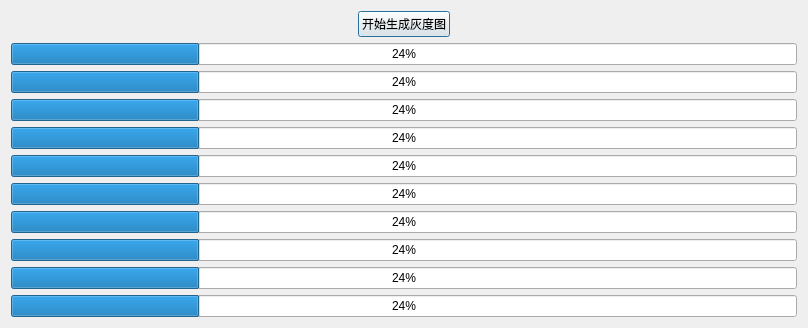
<?xml version="1.0" encoding="UTF-8"?>
<ui version="4.0">
 <class>dlgTestDialog</class>
 <widget class="QDialog" name="dlgTestDialog">
  <property name="geometry">
   <rect>
    <x>0</x>
    <y>0</y>
    <width>808</width>
    <height>303</height>
   </rect>
  </property>
  <property name="windowTitle">
   <string>dlgTestDialog</string>
  </property>
  <layout class="QGridLayout" name="gridLayout_2">
   <item row="0" column="0">
    <layout class="QGridLayout" name="gridLayout">
     <item row="0" column="0">
      <spacer name="horizontalSpacer">
       <property name="orientation">
        <enum>Qt::Horizontal</enum>
       </property>
       <property name="sizeHint" stdset="0">
        <size>
         <width>40</width>
         <height>20</height>
        </size>
       </property>
      </spacer>
     </item>
     <item row="0" column="1">
      <widget class="QPushButton" name="pushButtonGray">
       <property name="text">
        <string>开始生成灰度图</string>
       </property>
      </widget>
     </item>
     <item row="0" column="2">
      <spacer name="horizontalSpacer_2">
       <property name="orientation">
        <enum>Qt::Horizontal</enum>
       </property>
       <property name="sizeHint" stdset="0">
        <size>
         <width>40</width>
         <height>20</height>
        </size>
       </property>
      </spacer>
     </item>
    </layout>
   </item>
   <item row="1" column="0">
    <widget class="QProgressBar" name="progressBar1">
     <property name="value">
      <number>24</number>
     </property>
    </widget>
   </item>
   <item row="2" column="0">
    <widget class="QProgressBar" name="progressBar2">
     <property name="value">
      <number>24</number>
     </property>
    </widget>
   </item>
   <item row="3" column="0">
    <widget class="QProgressBar" name="progressBar3">
     <property name="value">
      <number>24</number>
     </property>
    </widget>
   </item>
   <item row="4" column="0">
    <widget class="QProgressBar" name="progressBar4">
     <property name="value">
      <number>24</number>
     </property>
    </widget>
   </item>
   <item row="5" column="0">
    <widget class="QProgressBar" name="progressBar5">
     <property name="value">
      <number>24</number>
     </property>
    </widget>
   </item>
   <item row="6" column="0">
    <widget class="QProgressBar" name="progressBar6">
     <property name="value">
      <number>24</number>
     </property>
    </widget>
   </item>
   <item row="7" column="0">
    <widget class="QProgressBar" name="progressBar7">
     <property name="value">
      <number>24</number>
     </property>
    </widget>
   </item>
   <item row="8" column="0">
    <widget class="QProgressBar" name="progressBar8">
     <property name="value">
      <number>24</number>
     </property>
    </widget>
   </item>
   <item row="9" column="0">
    <widget class="QProgressBar" name="progressBar9">
     <property name="value">
      <number>24</number>
     </property>
    </widget>
   </item>
   <item row="10" column="0">
    <widget class="QProgressBar" name="progressBar10">
     <property name="value">
      <number>24</number>
     </property>
    </widget>
   </item>
  </layout>
 </widget>
 <layoutdefault spacing="6" margin="11"/>
 <resources/>
 <connections/>
</ui>
